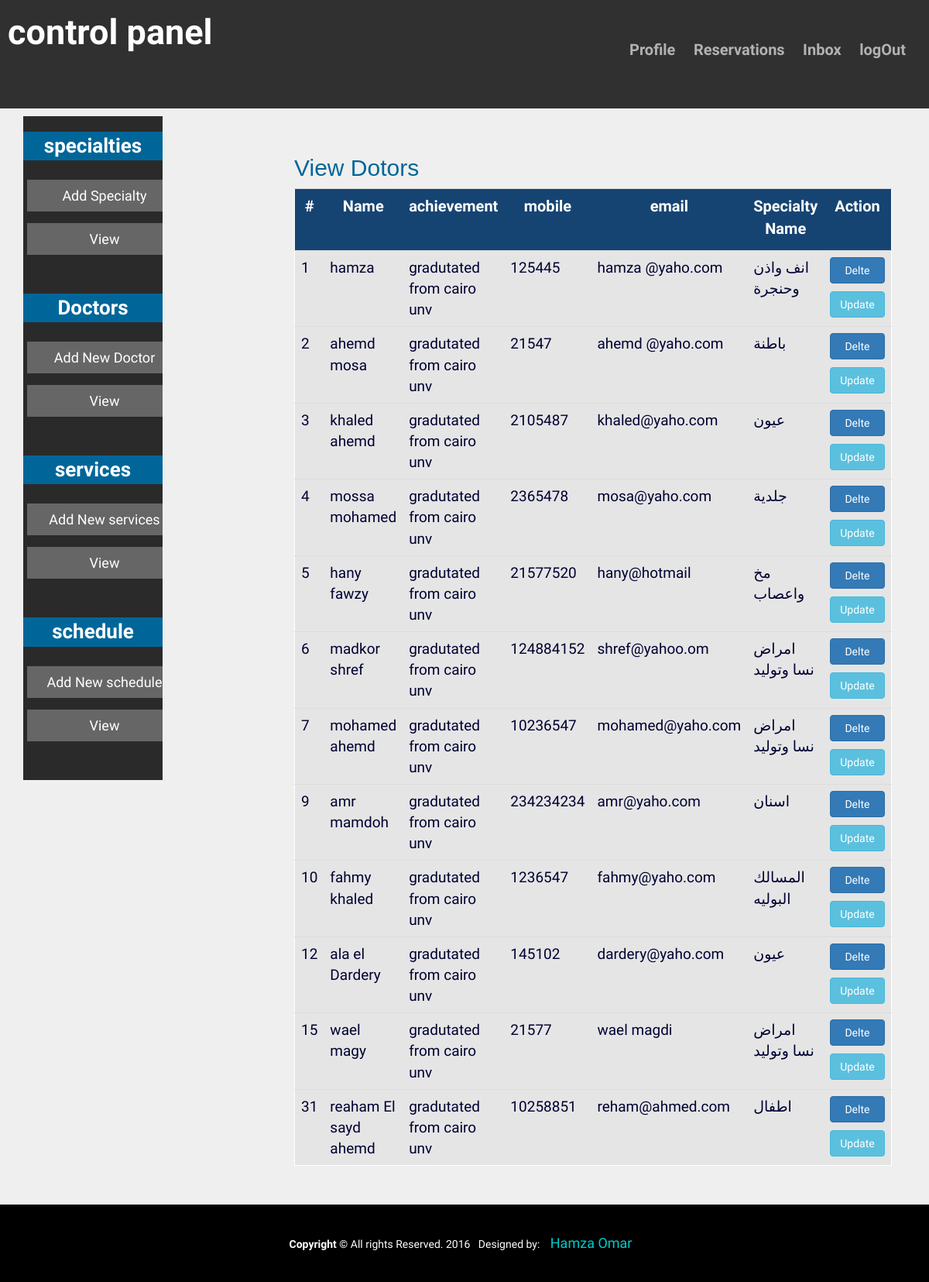
The page /admin/index.php?p=Doctor_view on the database its author committed.
### tables this page shows
CREATE TABLE `doctors` (
  `Doc_ID` int(11) NOT NULL,
  `Name` varchar(50) NOT NULL,
  `achievement` text NOT NULL,
  `mobile` int(11) NOT NULL,
  `email` varchar(100) NOT NULL,
  `pic` varchar(200) NOT NULL,
  `Admin_ID` varchar(100) NOT NULL,
  `Sepc_ID` varchar(100) NOT NULL
);

CREATE TABLE `specialties` (
  `Sepc_ID` int(11) NOT NULL,
  `Specialty_name` varchar(100) NOT NULL,
  `img` varchar(200) NOT NULL,
  `Admin_ID` int(11) NOT NULL
);

### admin/Doctor_view.php (the view, shortened to what this page needs)
    <h2 class='form_title'>View Dotors</h2>
   <?PHP
    include("../include/connection.php");
    mysqli_set_charset($con,'UTF8');
   $select_doctors = "SELECT * FROM `doctors` JOIN `specialties` where specialties.Sepc_ID = doctors.Sepc_ID" ;
   $query = mysqli_query($con,$select_doctors);
   if(mysqli_num_rows($query)>0){
	echo '  <table class="table-hover table">
	      <th class="th"> #</th>
          <th class="th">Name </th>
           <th class="th"> achievement</th>
            <th class="th"> mobile</th>
             <th class="th">email </th>
               <th class="th"> Specialty Name</th>
			   <th class="th"> Action</th>
	';
	while( $result = mysqli_fetch_array($query)) {
echo "
  <tr>
    <td class='td'> ".$result['Doc_ID']."  </td>
	<td class='td'> ".$result['Name']." </td>
     <td class='td'> ".$result['achievement']." </td>
      <td class='td'> ".$result['mobile'] ."</td>
       <td class='td'> ".$result['email']." </td>
        <td class='td'> ".$result['Specialty_name']." </td>
        <td class='td'>
		<form method='post' action='Doctor_edit.php?id=".$result['Doc_ID']."' style='margin-bottom:10px'>
		 <input type='submit' name='delete_Doctor' class=' btn btn-primary btn-block button' value='Delte'/>
		 </form>
		 <form method='post' action='index.php?p=Doctor_update&id=".$result['Doc_ID']."'>
		<input type='submit' name='udpate' class=' btn btn-info btn-block button' value='Update'/>
		</form>
		</td>
     </tr>
    ";
 }
  echo "
  </table>";
   }
 ?>

### css/style.css (style rules this page uses)
* { margin:0; padding:0; font-family: 'Pontano Sans', sans-serif; }

### admin/css/style.css (style rules this page uses)
#body , html { background-image:url(../img/bg.jpg); background-repeat:no-repeat; background-size:cover ; height:100%; width:100% }
.form_title { color:#069 ; font-family: Tahoma, Geneva, sans-serif; font-size:30px }
table { background-color:rgba(204,204,204,.3); border:1px solid; width:65%; padding-left:20px; padding-right:20px }
.th { color:#fff ; font-size:20px; font:Tahoma, Geneva, sans-serif; text-align:center; padding-left:30px; padding-right:30px; background-color:rgba(0,51,102,.9); height:80px }
.td { color:#003 ; font-size:19px }
.button { width:30px }

### rows shown on the page
doctors: Doc_ID "1", Name "hamza", achievement "gradutated from cairo unv", mobile "125445", email "hamza @yaho.com", Sepc_ID.Specialty_name "انف واذن وحنجرة"
doctors: Doc_ID "2", Name "ahemd mosa", achievement "gradutated from cairo unv", mobile "21547", email "ahemd @yaho.com", Sepc_ID.Specialty_name "باطنة"
doctors: Doc_ID "3", Name "khaled ahemd", achievement "gradutated from cairo unv", mobile "2105487", email "khaled@yaho.com", Sepc_ID.Specialty_name "عيون"
doctors: Doc_ID "4", Name "mossa mohamed", achievement "gradutated from cairo unv", mobile "2365478", email "mosa@yaho.com", Sepc_ID.Specialty_name "جلدية"
doctors: Doc_ID "5", Name "hany fawzy", achievement "gradutated from cairo unv", mobile "21577520", email "hany@hotmail", Sepc_ID.Specialty_name "مخ واعصاب"
doctors: Doc_ID "6", Name "madkor shref", achievement "gradutated from cairo unv", mobile "124884152", email "shref@yahoo.om", Sepc_ID.Specialty_name "امراض نسا وتوليد"
doctors: Doc_ID "7", Name "mohamed ahemd", achievement "gradutated from cairo unv", mobile "10236547", email "mohamed@yaho.com", Sepc_ID.Specialty_name "امراض نسا وتوليد"
doctors: Doc_ID "9", Name "amr mamdoh", achievement "gradutated from cairo unv", mobile "234234234", email "amr@yaho.com", Sepc_ID.Specialty_name "اسنان"
doctors: Doc_ID "10", Name "fahmy khaled", achievement "gradutated from cairo unv", mobile "1236547", email "fahmy@yaho.com", Sepc_ID.Specialty_name "المسالك البوليه"
doctors: Doc_ID "12", Name "ala el Dardery", achievement "gradutated from cairo unv", mobile "145102", email "dardery@yaho.com", Sepc_ID.Specialty_name "عيون"
doctors: Doc_ID "15", Name "wael magy", achievement "gradutated from cairo unv", mobile "21577", email "wael magdi", Sepc_ID.Specialty_name "امراض نسا وتوليد"
doctors: Doc_ID "31", Name "reaham El sayd ahemd", achievement "gradutated from cairo unv", mobile "10258851", email "reham@ahmed.com", Sepc_ID.Specialty_name "اطفال"
